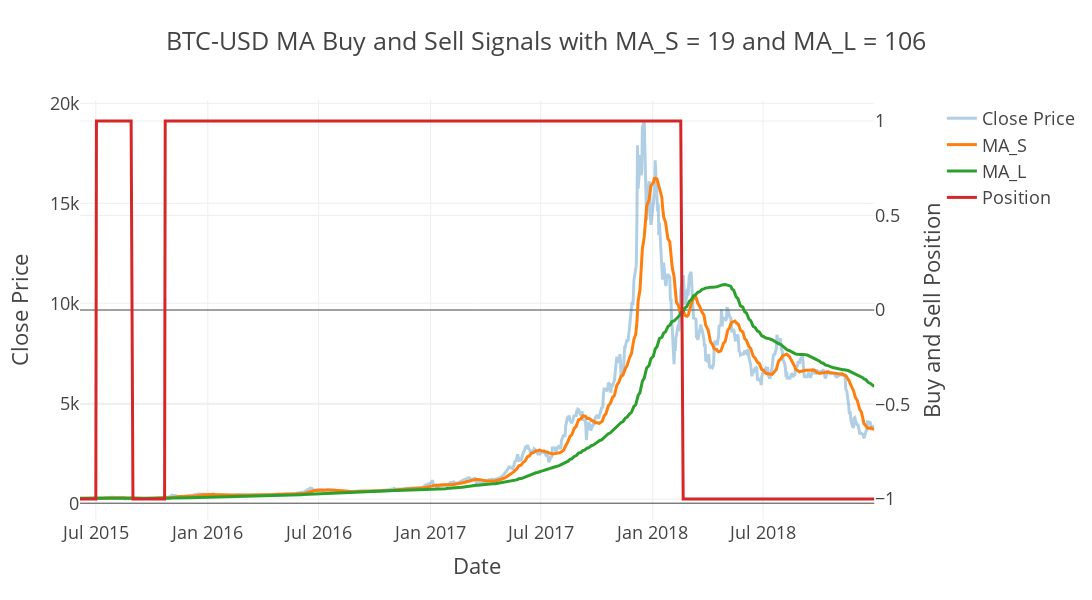

Write notebook code for a chart like this one.
### Code cell
opti_tester.plot_buys_and_sells()

### Figure 1 — Plotly figure (JSON) as saved in the notebook; plotly's stock layout.template omitted (floating-point values rounded to 4 significant figures; data arrays with more than 128 entries replaced by an {"elided": "..."} marker saying what was removed)
{"data": [{"name": "Close Price", "opacity": 0.35, "type": "scatter", "x": {"elided": "900 str values"}, "xaxis": "x", "y": {"elided": "900 float values"}, "yaxis": "y"}, {"name": "MA_S", "type": "scatter", "x": {"elided": "900 str values"}, "xaxis": "x", "y": {"elided": "900 float values"}, "yaxis": "y"}, {"name": "MA_L", "type": "scatter", "x": {"elided": "900 str values"}, "xaxis": "x", "y": {"elided": "900 float values"}, "yaxis": "y"}, {"name": "Position", "type": "scatter", "x": {"elided": "900 str values"}, "xaxis": "x", "y": {"elided": "900 int values"}, "yaxis": "y2"}], "layout": {"height": 600, "title": {"text": "BTC-USD MA Buy and Sell Signals with MA_S = 19 and MA_L = 106"}, "width": 1400, "xaxis": {"anchor": "y", "domain": [0, 0.94], "title": {"text": "Date"}}, "yaxis": {"anchor": "x", "domain": [0, 1], "title": {"text": "Close Price"}}, "yaxis2": {"anchor": "x", "overlaying": "y", "side": "right", "title": {"text": "Buy and Sell Position"}}}}
